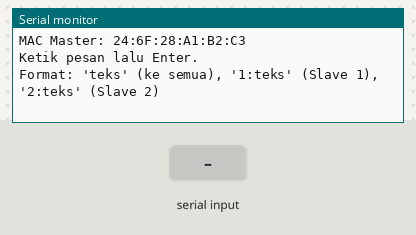
Simulated run of this sketch. Board: ESP32. Shown: the last lines printed to the serial monitor. The inputs (shaded band) are chosen by the test bench.

Above: at 2.2 s.
2.3 s: "1:\n" received over Serial
At 2.9 s:
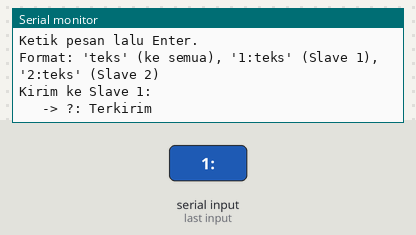
3.8 s: "1\n" received over Serial
At 5.3 s:
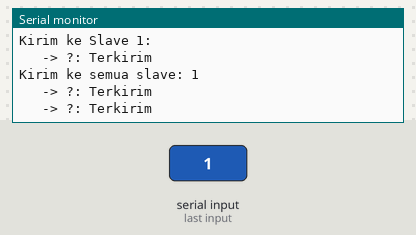

Measured:
- after the input at 2.3 s, the serial monitor: prints a new line at once (image 1)
- after the input at 3.8 s, the serial monitor: prints a new line at once (image 2)

The sketch:

Master.ino
```cpp
/*
  ESP-NOW One to Many - MASTER (Pengirim)
  Master  : cc:7b:5c:f2:2e:e0
  Slave 1 : a4:f0:0f:91:95:60
  Slave 2 : 20:9b:a9:b1:c4:80

  Ketik teks di Serial Monitor (115200 baud, newline aktif) lalu Enter:
    "halo semua"   -> dikirim ke Slave 1 DAN Slave 2
    "1:halo"       -> dikirim hanya ke Slave 1
    "2:halo"       -> dikirim hanya ke Slave 2
*/

#include <WiFi.h>
#include <esp_now.h>

uint8_t slave1MAC[] = {0xA4, 0xF0, 0x0F, 0x91, 0x95, 0x60};
uint8_t slave2MAC[] = {0x20, 0x9B, 0xA9, 0xB1, 0xC4, 0x80};

// Struktur pesan (harus sama dengan di slave)
typedef struct {
  char text[200];
} Pesan;

Pesan pesanKirim;

// Callback status pengiriman
// Core v3.3+ memakai wifi_tx_info_t, versi lebih lama memakai MAC address
#if ESP_ARDUINO_VERSION >= ESP_ARDUINO_VERSION_VAL(3, 3, 0)
void onDataSent(const wifi_tx_info_t *info, esp_now_send_status_t status) {
  const uint8_t *mac = info->des_addr;
#else
void onDataSent(const uint8_t *mac, esp_now_send_status_t status) {
#endif
  const char *nama = "?";
  if (memcmp(mac, slave1MAC, 6) == 0) nama = "Slave 1";
  else if (memcmp(mac, slave2MAC, 6) == 0) nama = "Slave 2";

  Serial.printf("   -> %s: %s\n", nama,
                status == ESP_NOW_SEND_SUCCESS ? "Terkirim" : "GAGAL");
}

bool tambahPeer(uint8_t *mac) {
  esp_now_peer_info_t peerInfo;
  memset(&peerInfo, 0, sizeof(peerInfo));
  memcpy(peerInfo.peer_addr, mac, 6);
  peerInfo.channel = 0;
  peerInfo.encrypt = false;
  return esp_now_add_peer(&peerInfo) == ESP_OK;
}

void kirim(uint8_t *mac, const String &isi) {
  memset(&pesanKirim, 0, sizeof(pesanKirim));
  isi.toCharArray(pesanKirim.text, sizeof(pesanKirim.text));
  esp_err_t hasil = esp_now_send(mac, (uint8_t *)&pesanKirim, sizeof(pesanKirim));
  if (hasil != ESP_OK) Serial.println("   Error saat mengirim data");
}

void setup() {
  Serial.begin(115200);
  delay(1000);

  WiFi.mode(WIFI_STA);
  Serial.print("MAC Master: ");
  Serial.println(WiFi.macAddress());   // harus cc:7b:5c:f2:2e:e0

  if (esp_now_init() != ESP_OK) {
    Serial.println("ESP-NOW gagal diinisialisasi");
    return;
  }

  esp_now_register_send_cb(onDataSent);

  if (!tambahPeer(slave1MAC)) Serial.println("Gagal menambahkan Slave 1");
  if (!tambahPeer(slave2MAC)) Serial.println("Gagal menambahkan Slave 2");

  Serial.println("Ketik pesan lalu Enter.");
  Serial.println("Format: 'teks' (ke semua), '1:teks' (Slave 1), '2:teks' (Slave 2)");
}

void loop() {
  if (!Serial.available()) return;

  String input = Serial.readStringUntil('\n');
  input.trim();
  if (input.length() == 0) return;

  if (input.startsWith("1:")) {
    String isi = input.substring(2);
    isi.trim();
    Serial.println("Kirim ke Slave 1: " + isi);
    kirim(slave1MAC, isi);
  } else if (input.startsWith("2:")) {
    String isi = input.substring(2);
    isi.trim();
    Serial.println("Kirim ke Slave 2: " + isi);
    kirim(slave2MAC, isi);
  } else {
    Serial.println("Kirim ke semua slave: " + input);
    kirim(slave1MAC, input);
    kirim(slave2MAC, input);
  }
}
```
